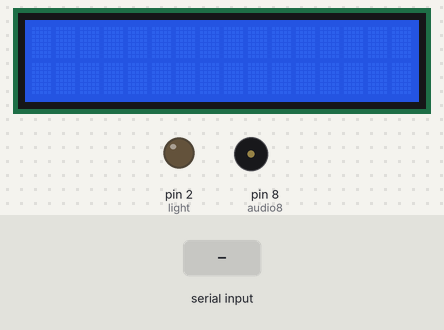
Simulated run of this sketch. Board: Arduino Uno, built with avr-gcc and run on an emulated ATmega328P. On the bench: 16×2 character LCD, output pins drawn as LEDs (lit = HIGH), buzzer (waves = sounding). Inputs (shaded band) come from the test bench. What the sketch prints to the serial monitor is not drawn.

Above: at 1.2 s.
1.3 s: "a" received over Serial
At 6.2 s:
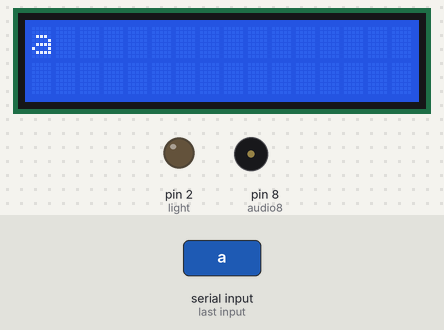
6.5 s: "e" received over Serial
At 8.18 s:
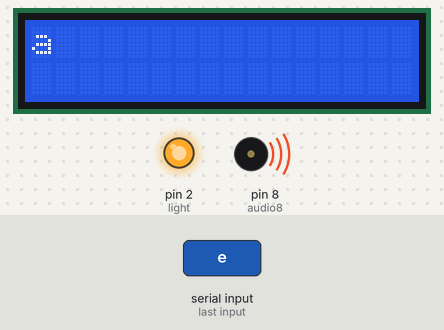
9.5 s: "b" received over Serial
At 14.2 s:
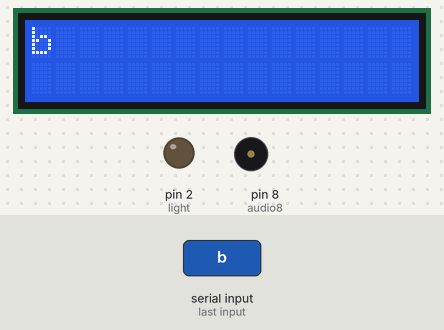
15.1 s: "i" received over Serial
At 18.0 s:
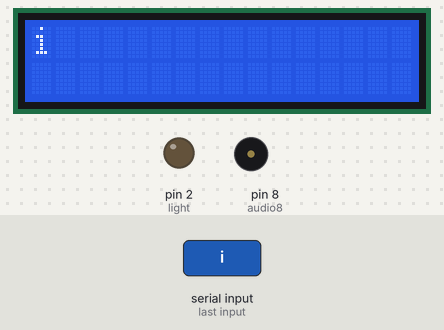
18.1 s: "c" received over Serial
At 23.6 s:
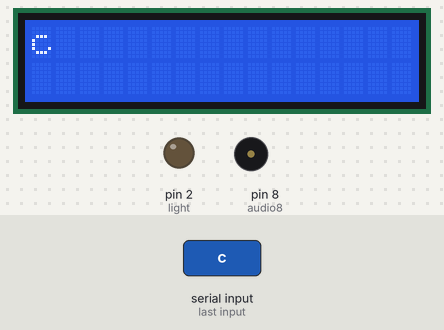
24.1 s: "d" received over Serial
At 28.3 s:
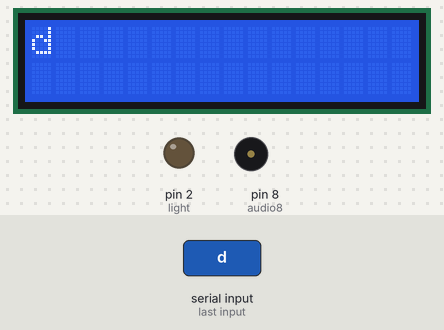
Timing chart, 0 to 29.8 s (numbered marks = the images above; inputs shaded):
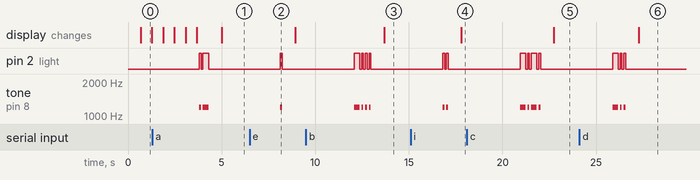

Measured:
- after the input at 1.3 s, pin 2 (light): LOW → HIGH after 2.5 s, → LOW 0.10 s later, → HIGH 0.10 s later, → LOW 0.30 s later; tone on pin 8 (audio8): silent → 1200 Hz after 2.5 s, → silent 0.10 s later, → 1200 Hz 0.10 s later, → silent 0.30 s later; the display: first differs from a run without the input after 3.7 s (image 1)
- after the input at 6.5 s, pin 2 (light): LOW → HIGH after 1.6 s, → LOW 0.10 s later; tone on pin 8 (audio8): silent → 1200 Hz after 1.6 s, → silent 0.10 s later
- after the input at 9.5 s, pin 2 (light): LOW → HIGH after 2.6 s, then repeats every 0.20 s: LOW 0.10 s, HIGH 0.10 s, until it stays LOW from 13.0 s; tone on pin 8 (audio8): silent → 1200 Hz after 2.6 s, then repeats every 0.20 s: silent 0.10 s, 1200 Hz 0.10 s, until it stays silent from 13.0 s; the display: changes after 4.2 s (image 3)
- after the input at 15.1 s, pin 2 (light): alternates HIGH for 0.10 s and LOW for 0.10 s, 4 changes in all, then stays LOW, starting after 1.7 s; tone on pin 8 (audio8): alternates 1200 Hz for 0.10 s and silent for 0.10 s, 4 changes in all, then stays silent, starting after 1.7 s; the display: changes after 2.7 s (image 4)
- after the input at 18.1 s, pin 2 (light): LOW → HIGH after 2.8 s, → LOW 0.30 s later, → HIGH 0.10 s later, → LOW 0.10 s later, … (8 changes in this stretch); tone on pin 8 (audio8): plays 1200 Hz for 0.30 s, 1200 Hz for 0.10 s, 1200 Hz for 0.30 s, 1200 Hz for 0.10 s, starting after 2.8 s; the display: changes after 4.6 s (image 5)
- after the input at 24.1 s, pin 2 (light): LOW → HIGH after 1.8 s, then repeats every 0.20 s: LOW 0.10 s, HIGH 0.10 s, until it stays LOW from 26.6 s; tone on pin 8 (audio8): silent → 1200 Hz after 1.8 s, then repeats every 0.20 s: silent 0.10 s, 1200 Hz 0.10 s, until it stays silent from 26.6 s; the display: changes after 3.2 s (image 6)

The sketch:

Lab_3.2.ino
```cpp
#include <LiquidCrystal.h>
#include <LiquidCrystal_I2C.h>

LiquidCrystal_I2C lcd(0x27, 16, 2);
char stringToMorseCode[] = "";
int j=0;
int light = 2;
int audio8 = 8; // к контакту 8 подключен зуммер
int note = 1200; // music note/pitch (используемый тон)
int dotLen = 100; // length of the morse code 'dot'(длительность звучания точки)
int dashLen = dotLen * 3; // length of the morse code 'dash' (длительность звучания тире)
int pinCS = 10;
int numberOfHorizontalDisplays = 1;          // Количество матриц по горизонтали
int numberOfVerticalDisplays = 4;
void setup() {
Serial.begin(9600);
  lcd.init();
  lcd.backlight();
  lcd.clear();
  pinMode(light, OUTPUT);

}
void loop()
{
  j=0;
char inChar = 0;
char inData[100] = ""; // data length of 6 characters
String variable = "";
String variable1 = "";
int index1 = 0;
if ( Serial.available() > 0 ) { // если в последовательном порту есть принятые данные
  while (Serial.available() > 0 && index1 < 100) // read till 6th character
{
delay(100);
inChar = Serial.read(); // начинаем их последовательно считывать и сохранять в символьный массив (по одному символу)
inData[index1] = inChar;
index1++;
inData[index1] = '\0'; // добавляем 0 в конец
}
variable.toUpperCase(); // преобразуем нижний регистр в верхний
for (byte i = 0 ; i < 100 ; i++) {
variable.concat(String(inData[i])); // объединяем строки
}
delay(20);
}
String stringToMorseCode = String(variable);
for (int i = 0; i < sizeof(stringToMorseCode) - 1; i++)
{
char tmpChar = stringToMorseCode[i];
tmpChar = toLowerCase(tmpChar);
GetChar(tmpChar);
  delay(500);
  lcd.setCursor(j, 0);
  lcd.print(tmpChar);
  Serial.print(tmpChar);
  j ++;

}
}
void MorseDot()
{
tone(audio8, note, dotLen); // start playing a tone
digitalWrite(light, HIGH);
delay(dotLen); // hold in this position
digitalWrite(light, LOW);
}
void MorseDash()
{
tone(audio8, note, dashLen); // start playing a tone
digitalWrite(light, HIGH);
delay(dashLen); // hold in this position
digitalWrite(light, LOW);
}
void GetChar(char tmpChar)
{
switch (tmpChar) {
case 'a':
MorseDot();
delay(100);
MorseDash();
delay(100);
break;
case 'b':
MorseDash();
delay(100);
MorseDot();
delay(100);
MorseDot();
delay(100);
  MorseDot();
delay(100);
break;
case 'c':
MorseDash();
delay(100);
MorseDot();
delay(100);
MorseDash();
delay(100);
MorseDot();
delay(100);
break;
case 'd':
MorseDash();
delay(100);
MorseDot();
delay(100);
MorseDot();
delay(100);
break;
case 'e':
MorseDot();
delay(100);
break;
case 'f':
MorseDot();
delay(100);
MorseDot();
delay(100);
MorseDash();
delay(100);
MorseDot();
delay(100);
break;
case 'g':
MorseDash();
delay(100);
MorseDash();
delay(100);
MorseDot();
delay(100);
break;
case 'h':
MorseDot();
delay(100);
MorseDot();
delay(100);
MorseDot();
delay(100);
MorseDot();
delay(100);
break;
  case 'i':
MorseDot();
delay(100);
MorseDot();
delay(100);
break;
case 'j':
MorseDot();
delay(100);
MorseDash();
delay(100);
MorseDash();
delay(100);
MorseDash();
delay(100);
break;
case 'k':
MorseDash();
delay(100);
MorseDot();
delay(100);
MorseDash();
delay(100);
break;
case 'l':
MorseDot();
delay(100);
MorseDash();
delay(100);
MorseDot();
delay(100);
MorseDot();
delay(100);
break;
case 'm':
MorseDash();
delay(100);
MorseDash();
delay(100);
break;
case 'n':
MorseDash();
delay(100);
MorseDot();
delay(100);
break;
case 'o':
MorseDash();
delay(100);
MorseDash();
delay(100);
MorseDash();
delay(100);
  break;
case 'p':
MorseDot();
delay(100);
MorseDash();
delay(100);
MorseDash();
delay(100);
MorseDot();
delay(100);
break;
case 'q':
MorseDash();
delay(100);
MorseDash();
delay(100);
MorseDot();
delay(100);
MorseDash();
delay(100);
break;
case 'r':
MorseDot();
delay(100);
MorseDash();
delay(100);
MorseDot();
delay(100);
break;
case 's':
MorseDot();
delay(100);
MorseDot();
delay(100);
MorseDot();
delay(100);
break;
case 't':
MorseDash();
delay(100);
break;
case 'u':
MorseDot();
delay(100);
MorseDot();
delay(100);
MorseDash();
delay(100);
break;
case 'v':
MorseDot();
delay(100);
MorseDot();
delay(100);
MorseDot();
delay(100);
MorseDash();
delay(100);
break;
case 'w':
MorseDot();
delay(100);
MorseDash();
delay(100);
MorseDash();
delay(100);
break;
case 'x':
MorseDash();
delay(100);
MorseDot();
delay(100);
MorseDot();
delay(100);
MorseDash();
delay(100);
break;
case 'y':
MorseDash();
delay(100);
MorseDot();
delay(100);
MorseDash();
delay(100);
MorseDash();
delay(100);
break;
case 'z':
MorseDash();
delay(100);
MorseDash();
delay(100);
MorseDot();
delay(100);
MorseDot();
delay(100);
break;
default:
break;


}
delay(100);
}
```
